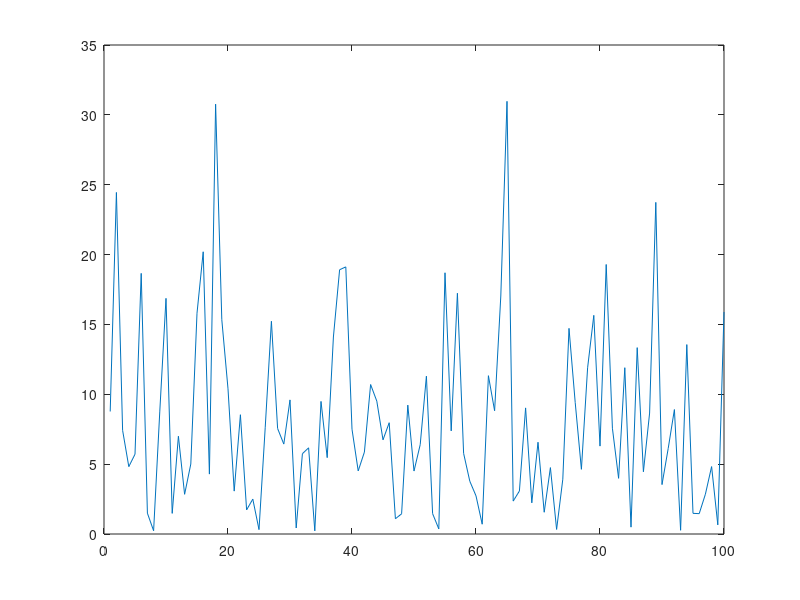

This chart was generated by the following MATLAB code: (Note: this script raises an error after producing the figure.)
clear
close all
clc

x = -log(1-rand(100,1)) / 0.1;

plot(x);


exp_dist = fitdist(x,'exponential');
fitdist(x,'exponential')
histogram(x,0:5:max(x),'normalization','pdf');
hold on;
x_vals = 0:0.1:max(x);
% plot(x_vals,1/exp_dist.mu * ...
%     exp(-1/exp_dist.mu * x_vals));
plot(x_vals,pdf(exp_dist,x_vals));

%%

clear
close all
clc

load('PedCounts.mat')

nans = find(isnan(Sensor_ID));

Sensor_ID(nans) = [];
Hourly_Counts(nans) = [];
Date_Time(nans) = [];

Dates_Flinders = Date_Time(Sensor_ID == 6);
Weekday_Flinders = weekday(Dates_Flinders);
Count_Flinders = Hourly_Counts(Sensor_ID==6);

% convert dates to date-vectors
Dates_Flinders = datevec(Dates_Flinders);
Hour_Flinders = Dates_Flinders(:,4);

% count at 8 - 9am
Flinders8 = Count_Flinders(Hour_Flinders == 8);

% weekdays at FLinders at 8 in the morning
FlindersWeekday = Count_Flinders(Hour_Flinders == 8 ...
    & ismember(Weekday_Flinders,2:6));

FlindersWeekend = Count_Flinders(Hour_Flinders == 8 ...
    & ismember(Weekday_Flinders,[1,7]));

dist_wd = fitdist(FlindersWeekday,'normal');
dist_we = fitdist(FlindersWeekend,'normal');

% plot the histograms
histogram(FlindersWeekday,0:100:max(FlindersWeekday),...
    'normalization','pdf');
% leave the plot on
hold on
histogram(FlindersWeekend,0:100:max(FlindersWeekend),...
    'normalization','pdf');
% legend 
legend({'Weekday','Weekend'})
xlabel('Pedestrian Numbers')
ylabel('PDF')

% plot estimated distributions
plot(0:max(FlindersWeekday),...
    pdf(dist_wd,0:max(FlindersWeekday)),'color',[0 0 0])

plot(0:max(FlindersWeekday),...
    pdf(dist_we,0:max(FlindersWeekday)),'color',[0 0 0])
